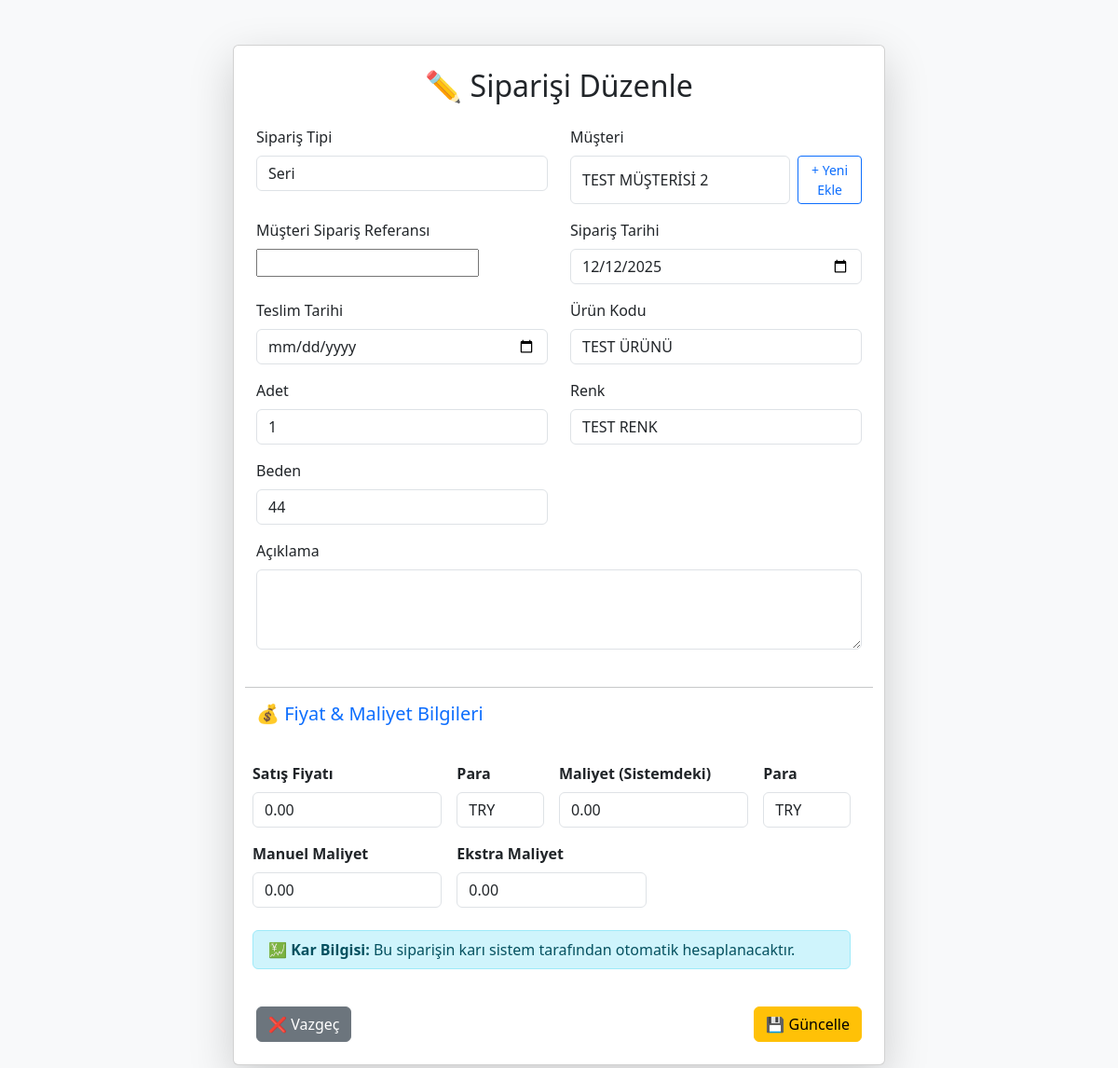
The app's page /order/72/edit/ (signed in) with its own data.
### core/models.py (models this page shows, shortened)
class Order(models.Model):
    SIPARIS_TIPLERI = [
        ('OZEL', 'Özel'),
        ('SERI', 'Seri'),
        ('STOK', 'Stoğa Üretim')  # 👈 Hazır üretim / depoya üretim tipi
    ]
    siparis_tipi = models.CharField(max_length=20, choices=SIPARIS_TIPLERI, null=True, blank=True, db_index=True)
    siparis_numarasi = models.CharField(max_length=20, unique=True, blank=True, db_index=True)
    musteri = models.ForeignKey('Musteri', on_delete=models.SET_NULL, null=True, blank=True, db_index=True)
    musteri_referans = models.CharField(max_length=150, blank=True, null=True, verbose_name="Müşteri Sipariş Referansı")
    siparis_tarihi = models.DateField(default=timezone.now, null=True, blank=True, db_index=True)
    urun_kodu = models.CharField(max_length=100, null=True, blank=True, db_index=True)
    adet = models.PositiveIntegerField(null=True, blank=True)
    renk = models.CharField(max_length=50, null=True, blank=True, db_index=True)
    beden = models.CharField(max_length=50, null=True, blank=True, db_index=True)
    teslim_tarihi = models.DateField(null=True, blank=True, db_index=True)
    aciklama = models.TextField(blank=True, null=True)
    resim = models.ImageField(upload_to='siparis_resimleri/', blank=True, null=True)
    qr_code_url = models.URLField(blank=True, null=True)
    kesim_yapan = models.CharField(max_length=100, blank=True, null=True)
    kesim_tarihi = models.DateTimeField(blank=True, null=True)
    dikim_yapan = models.CharField(max_length=100, blank=True, null=True)
    dikim_tarihi = models.DateTimeField(blank=True, null=True)
    susleme_yapan = models.CharField(max_length=100, blank=True, null=True)
    susleme_tarihi = models.DateTimeField(blank=True, null=True)
    hazir_yapan = models.CharField(max_length=100, blank=True, null=True)
    hazir_tarihi = models.DateTimeField(blank=True, null=True)
    sevkiyat_yapan = models.CharField(max_length=100, blank=True, null=True)
    sevkiyat_tarihi = models.DateTimeField(blank=True, null=True)
    cikti_alindi = models.BooleanField(default=False)
    DURUM_SECENEKLERI = [
        ('bekliyor', 'Bekliyor'),
        ('basladi', 'Başladı'),
        ('bitti', 'Bitti'),
    ]
    kesim_durum = models.CharField(max_length=20, choices=DURUM_SECENEKLERI, default='bekliyor')
    dikim_durum = models.CharField(max_length=20, choices=DURUM_SECENEKLERI, default='bekliyor')
    susleme_durum = models.CharField(max_length=20, choices=DURUM_SECENEKLERI, default='bekliyor')
    hazir_durum = models.CharField(max_length=20, choices=DURUM_SECENEKLERI, default='bekliyor')
    sevkiyat_durum = models.CharField(
        max_length=20,
        choices=[
            ('bekliyor', 'Bekliyor'),
            ('hazirlaniyor', 'Hazırlanıyor'),
            ('gonderildi', 'Gönderildi')
        ],
        default='bekliyor'
    )
    dikim_fason = models.BooleanField(default=False)
    dikim_fasoncu = models.ForeignKey(Fasoncu, on_delete=models.SET_NULL, null=True, blank=True, related_name='dikim_fasonlari')
    dikim_fason_durumu = models.CharField(max_length=20, choices=[('verildi', 'Verildi'), ('alindi', 'Alındı')], blank=True, null=True)
    susleme_fason = models.BooleanField(default=False)
    susleme_fasoncu = models.ForeignKey(Fasoncu, on_delete=models.SET_NULL, null=True, blank=True, related_name='susleme_fasonlari')
    susleme_fason_durumu = models.CharField(max_length=20, choices=[('verildi', 'Verildi'), ('alindi', 'Alındı')], blank=True, null=True)
    nakisci = models.ForeignKey(Nakisci, on_delete=models.SET_NULL, null=True, blank=True, related_name='nakis_siparisleri')
    nakis_durumu = models.CharField(max_length=20, choices=[('yok', 'Yok'), ('verildi', 'Nakışa Verildi'), ('alindi', 'Nakıştan Alındı')], default='yok')
    satis_fiyati = models.DecimalField(max_digits=12, decimal_places=2, null=True, blank=True)
    para_birimi = models.CharField(max_length=3, choices=CURRENCY_CHOICES, default="TRY")
    maliyet_uygulanan = models.DecimalField(max_digits=12, decimal_places=2, null=True, blank=True)
    maliyet_para_birimi = models.CharField(max_length=3, choices=CURRENCY_CHOICES, default="TRY")
    maliyet_override = models.DecimalField(max_digits=12, decimal_places=2, null=True, blank=True)
    ekstra_maliyet = models.DecimalField(max_digits=12, decimal_places=2, default=0)
    last_updated = models.DateTimeField(auto_now=True)

### core/views.py (the view)
# urls.py: path("order/<int:pk>/edit/", views.order_edit, name="order_edit"),
@login_required
@never_cache
def order_edit(request, pk):
    from django.contrib.auth import get_user_model
    User = get_user_model()
    order = get_object_or_404(Order, pk=pk)
    if not request.user.groups.filter(name__in=["patron", "mudur"]).exists():
        return HttpResponseForbidden("Bu işlemi yapma yetkiniz yok.")
    old_data = {
        "musteri": str(order.musteri) if order.musteri else None,
        "siparis_tipi": order.siparis_tipi,
        "urun_kodu": order.urun_kodu,
        "renk": order.renk,
        "beden": order.beden,
        "adet": order.adet,
        "aciklama": order.aciklama,
        "musteri_referans": order.musteri_referans,
        "teslim_tarihi": order.teslim_tarihi,
        "satis_fiyati": order.satis_fiyati,
        "ekstra_maliyet": order.ekstra_maliyet,
        "maliyet_override": order.maliyet_override,
    }
    if request.method == "POST":
        form = OrderForm(request.POST, request.FILES, instance=order, user=request.user)
        if form.is_valid():
            updated_order = form.save()
            updated_order.refresh_from_db()   # 🔥 Değişiklikleri anında getir
            _ = updated_order.efektif_maliyet
            _ = updated_order.toplam_maliyet
            _ = updated_order.kar_backend
            _ = updated_order.kar     # (frontend property)
            new_data = {
                "musteri": str(updated_order.musteri) if updated_order.musteri else None,
                "siparis_tipi": updated_order.siparis_tipi,
                "urun_kodu": updated_order.urun_kodu,
                "renk": updated_order.renk,
                "beden": updated_order.beden,
                "adet": updated_order.adet,
                "aciklama": updated_order.aciklama,
                "musteri_referans": updated_order.musteri_referans,
                "teslim_tarihi": updated_order.teslim_tarihi,
                "satis_fiyati": updated_order.satis_fiyati,
                "ekstra_maliyet": updated_order.ekstra_maliyet,
                "maliyet_override": updated_order.maliyet_override,
            }
            changed_fields = []
            for field, old_value in old_data.items():
                new_value = new_data[field]
                if str(old_value) != str(new_value):
                    changed_fields.append(field)
                    OrderEvent.objects.create(
                        order=updated_order,
                        user=request.user.username,
                        gorev="yok",
                        stage=field,
                        value=f"{field} değişti",
                        event_type="order_update",
                        old_value=str(old_value),
                        new_value=str(new_value),
                    )
            if changed_fields:
                from .models import Notification
                alan_etiketleri = {
                    "musteri": "Müşteri",
                    "siparis_tipi": "Sipariş Tipi",
                    "urun_kodu": "Ürün Kodu",
                    "renk": "Renk",
                    "beden": "Beden",
                    "adet": "Adet",
                    "aciklama": "Açıklama",
                    "musteri_referans": "Müşteri Ref",
                    "teslim_tarihi": "Teslim Tarihi",
                    "satis_fiyati": "Satış Fiyatı",
                    "ekstra_maliyet": "Ekstra Maliyet",
                    "maliyet_override": "Manuel Maliyet",
                }
                okunur_alanlar = [alan_etiketleri.get(f, f) for f in changed_fields]
                degisen_text = ", ".join(okunur_alanlar)
                title = f"{updated_order.siparis_numarasi} güncellendi"
                message = f"Değişen alanlar: {degisen_text}. Güncelleyen: {request.user.username}"
                notif_list = [
                    Notification(
                        user=u,
                        order=updated_order,
                        title=title,
                        message=message,
                    )
                    for u in User.objects.all()
                ]
                Notification.objects.bulk_create(notif_list)
            from django.core.cache import cache
            cache.clear()
            return redirect(f"{reverse('order_detail', args=[pk])}?t={int(time.time())}")
    else:
        form = OrderForm(instance=order, user=request.user)
    is_manager = request.user.groups.filter(name__in=["patron", "mudur"]).exists()
    return render(request, "core/order_form.html", {
        "form": form,
        "order": order,
        "edit_mode": True,
        "is_manager": is_manager,
    })

### core/models.py (called while the page is built)
    def __str__(self):
        return self.ad

### templates/core/order_form.html (shortened to what this page needs)
<!DOCTYPE html>
<html lang="tr">
<head>
    <link href="https://cdn.jsdelivr.net/npm/bootstrap@5.3.0/dist/css/bootstrap.min.css" rel="stylesheet">
</head>
<body class="bg-light py-5">
<div class="container">
    <div class="card shadow-lg mx-auto p-4" style="max-width: 700px;">
        <h2 class="mb-4 text-center">
            {% if edit_mode %}✏️ Siparişi Düzenle{% else %}➕ Yeni Sipariş Ekle{% endif %}
        </h2>
        <form method="post" enctype="multipart/form-data">
            <div class="row">
                <div class="col-md-6 mb-3">
                    <label class="form-label">Sipariş Tipi</label>
                    {{ form.siparis_tipi }}
                </div>
                <div class="col-md-6 mb-3" id="musteri_div">
                    <label class="form-label">Müşteri</label>
                    <div class="d-flex gap-2">
                        {{ form.musteri }}
                        <button type="button"
                                class="btn btn-outline-primary btn-sm"
                                data-bs-toggle="modal"
                                data-bs-target="#musteriModal">
                            + Yeni Ekle
                        </button>
                    </div>
                </div>
                <div class="col-md-6 mb-3">
                    <label class="form-label">Müşteri Sipariş Referansı</label>
                    {{ form.musteri_referans }}
                </div>
                <div class="col-md-6 mb-3">
                    <label class="form-label">Sipariş Tarihi</label>
                    {{ form.siparis_tarihi }}
                </div>
                <div class="col-md-6 mb-3">
                    <label class="form-label">Teslim Tarihi</label>
                    {{ form.teslim_tarihi }}
                </div>
                <div class="col-md-6 mb-3">
                    <label class="form-label">Ürün Kodu</label>
                    {{ form.urun_kodu }}
                </div>
                <div class="col-md-6 mb-3">
                    <label class="form-label">Adet</label>
                    {{ form.adet }}
                </div>
                <div class="col-md-6 mb-3">
                    <label class="form-label">Renk</label>
                    {{ form.renk }}
                </div>
                <div class="col-md-6 mb-3">
                    <label class="form-label">Beden</label>
                    {{ form.beden }}
                </div>
                <div class="col-12 mb-3">
                    <label class="form-label">Açıklama</label>
                    {{ form.aciklama }}
                </div>
            {% if is_manager %}
            <hr class="mt-4 mb-3">
            <h5 class="text-primary">💰 Fiyat & Maliyet Bilgileri</h5>
            <div class="row g-3">
                <div class="col-md-4">
                    <label class="form-label fw-semibold">Satış Fiyatı</label>
                    {{ form.satis_fiyati }}
                </div>
                <div class="col-md-2">
                    <label class="form-label fw-semibold">Para</label>
                    {{ form.para_birimi }}
                </div>
                <div class="col-md-4">
                    <label class="form-label fw-semibold">Maliyet (Sistemdeki)</label>
                    {{ form.maliyet_uygulanan }}
                </div>
                <div class="col-md-2">
                    <label class="form-label fw-semibold">Para</label>
                    {{ form.maliyet_para_birimi }}
                </div>
                <div class="col-md-4">
                    <label class="form-label fw-semibold">Manuel Maliyet</label>
                    {{ form.maliyet_override }}
                </div>
                <div class="col-md-4">
                    <label class="form-label fw-semibold">Ekstra Maliyet</label>
                    {{ form.ekstra_maliyet }}
                </div>
                <div class="col-12">
                    <div class="alert alert-info py-2 mt-2">
                        <strong>💹 Kar Bilgisi:</strong> Bu siparişin karı sistem tarafından otomatik hesaplanacaktır.
                    </div>
                </div>
            </div>
            {% endif %}
            <div class="d-flex justify-content-between mt-4">
                {% if edit_mode %}
                    <a href="{% url 'order_detail' order.id %}" class="btn btn-secondary">❌ Vazgeç</a>
                    <button type="submit" class="btn btn-warning">💾 Güncelle</button>
                {% else %}
                    <a href="{% url 'order_list' %}" class="btn btn-secondary">⬅ Geri</a>
                    <button type="submit" class="btn btn-primary">💾 Kaydet</button>
                {% endif %}
            </div>
        </form>
    </div>
</div>
</body>
</html>

### records on screen
Order: siparis_tipi "Seri", musteri "TEST MÜŞTERİSİ 2", siparis_tarihi "12/12/2025", urun_kodu "TEST ÜRÜNÜ", adet "1", renk "TEST RENK", beden "44", satis_fiyati "0.00", para_birimi "TRY", maliyet_uygulanan "0.00", maliyet_para_birimi "TRY", maliyet_override "0.00", ekstra_maliyet "0.00"
